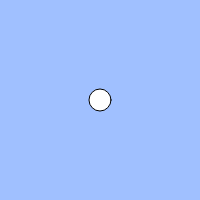
Frame 1 (no input)
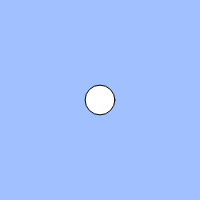
Frame 60 (no input)
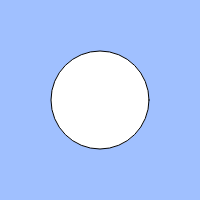
Frame 120 (the mouse pressed at the canvas centre since frame 60)

The p5.js sketch that drew these frames (run headless with seeded random() and noise() and a simulated clock; from frame 60 on, the mouse is pressed at the canvas centre):

// p5.js sketch
// ── sketch.js
// 練習問題「心臓の鼓動のように大きくなったり小さくなったりする円」
let count;
let cycle;
let x;

function setup(){
  createCanvas(200, 200);
  count = 0;
  cycle = 97;
  x = 0;
}

function draw(){
  background(160, 192, 255);
  if(keyIsDown(LEFT_ARROW)){
    count = (count + 1.4) % cycle;
  }
  else{
    count = (count + 1) % cycle;
  }

  if(count < 6){
    x = 21 + count;
    // ellipse(width / 2, height / 2, 21 + count);
  }
  else if(count < 12){
    x = 21 + 12 - count;
    // ellipse(width / 2, height / 2, 21 + 12 - count);
    }
  else if(count < 24){
    x = 21 + 7 * (count - 12);
          // ellipse(width / 2, height / 2, 21 + 7 * 2 * (count - 12));
    }
  else if(count < 32){
    x = 105 - 7 * (count - 24) * 15 / 8;
  // else if(count < 24){
  //   x = 21 + 7 * 2 * (count - 12);
  //   // ellipse(width / 2, height / 2, 21 + 7 * 2 * (count - 12));
  //   }
  // else if(count < 32){
  //   x = 189 + 7 * 3 * (24 - count - (count - 24) / 8);
    // ellipse(width / 2, height / 2, 189 + 7 * 3 * (24 - count - (count - 24) / 8));
  }
  else if(count < 48){
    x = 7 * ((count - 32) / 2);
  }
  else if(count < 64){
    x = 21 + 7 * ((64 - count) * 5 / 16);
  }
  // else if(count < 41){
  //   x = (count - 32) * 8 / 3;
  //   // ellipse(width / 2, height / 2, (count - 32) * 2.7);
  // }
  // else if(count < 46){
  //   x = 24 - (count - 41) * 3 / 5;
  //   // ellipse(width / 2, height / 2, ())
  // }
  // else if(count < 54){
  //   x = 21 + (count - 46) * 7;
  // }
  // else if(count < 64){
  //   x = 77 - (count - 54 - (count - 54) / 5) * 7;
  // }
  // else if(count < 68){
  //   x = 21 + count - 64;
  // }
  // else if(count < 72){
  //   x = 21 + 72 - count;
  // }
  else{
    x = 21;
    // ellipse(width / 2, height / 2, 21);
  }
  ellipse(width / 2, height / 2, x);
  // else if(count < 42){
  //   ellipse(width / 2, height / 2, 77 - 6 * (count - 42));
  // }
  // else if(count < 46){
  //   ellipse(width / 2, height / 2, 7 + 4 * (46 - count));
  // }
  // else if(count < 56){
  //   ellipse(width / 2, height / 2, 7 + 8 * (count - 46));
  // }
  // 64 - 54 - x = 8     54 - 54 - x = 0
  // x = 2                x = 0
  // (x - 54) / 5
}




// function draw(){
//   background(160, 192, 255);
//   count = (count + 1) % cycle;
//   // ここでcountは、0,1,2,…,98,163,0,1,…と変わっていく値の変数として定義されている
//   // その周期の中で、1の時、10の時に円はどういう大きさにすべきか、と考える
//
//   // count : 0から163で固定
//   //
//   if(keyIsDown(LEFT_ARROW) && count < 10){ count = count / 20; }
//
//   if(count < 2){
//     ellipse(width / 2, height / 2, 7 + 6 * count);
//   }
//   else if(count < 4){
//     ellipse(width / 2, height / 2, 7 + 6 * (4 - count));
//   }
//   else if(count < 8){
//     ellipse(width / 2, height / 2, 7 + 6 * 8 * count);
//   }
//
//   // else if(count < 4){
//   //   ellipse(width / 2, height / 2, 7 + 6 * (4 - count));
//   // }
//
//
//
//   // BLANK[1]
//   // ellipse(width / 2, height / 2, size);
// }
// // 最高18   18 * 6 = 108
// // 心電図の途中：7
